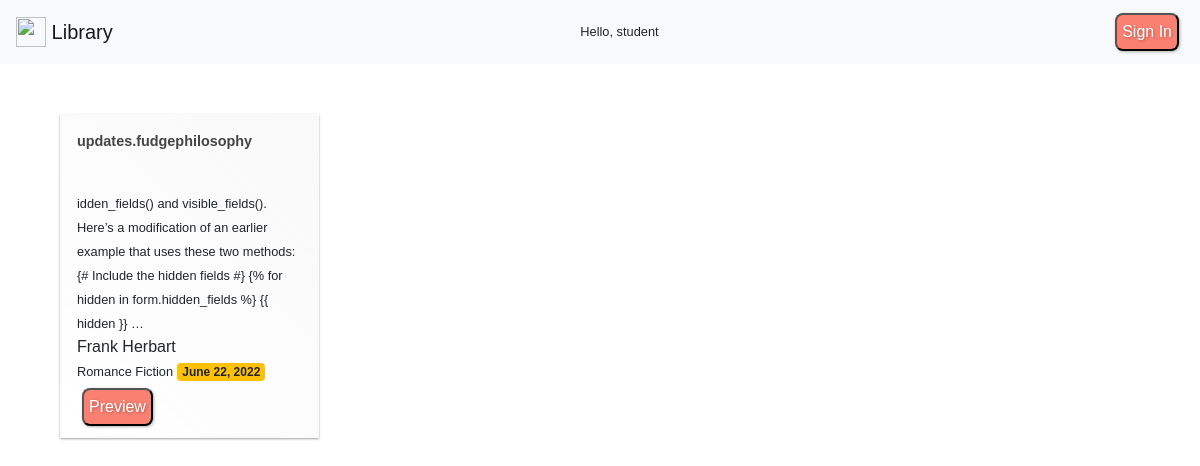
The page / on the database its author committed.
### library/models.py (models this page shows)
class Books(models.Model):
    name = CharField(max_length=50, blank=True, null=True)
    genre = CharField(max_length=100, blank=True, null=True)
    author = CharField(max_length=50, blank=True, null=True)
    bestseller = BooleanField(default=False, blank=True, null=True)
    description = TextField(blank=True, null=True)
    published_on = DateField(default=date.today, blank=True, null=True)

### library/views.py (the view, shortened to what this page needs)
# urls.py: path('' , homepage.as_view(), name="homepage"),
class homepage(APIView):
    permission_classes = [AllowAny]
    def get(self, request):
        bookId = request.query_params.get('id')
        data = Books.objects.all().values()
        admin = False
        if request.user.is_authenticated:
            admin=True
        return render(request, 'homepage.html', {"data":data, "admin":admin})

### library/templates/homepage.html (shortened to what this page needs)
<!DOCTYPE html>
<html lang="en">
{%load static%}
<head>
    <link rel="stylesheet" href="https://cdn.jsdelivr.net/npm/bootstrap@4.0.0/dist/css/bootstrap.min.css"
>
    <link rel="stylesheet" href="https://cdnjs.cloudflare.com/ajax/libs/font-awesome/4.7.0/css/font-awesome.min.css">
    <link href="{% static 'css/styles.css' %}" rel="stylesheet" />
</head>
<body>
    <nav class="navbar navbar-light bg-light">
        <a class="navbar-brand" href="#">
            <img src="https://thumbs.dreamstime.com/z/library-icon-beautiful-meticulously-designed-120821919.jpg"
                width="30" height="30" class="d-inline-block align-top" alt="">
            Library
        </a>
        {% if not admin %}
        <small>Hello, student</small>
        <a href="signin/"><button class="button">Sign In</button></a>
        {% endif %}
    </nav>
    <div id="wrap">
        <div id="columns" class="columns_4">
            {% for x in data %}
            <figure>
                <figcaption>{{x.name}}</figcaption>
                <small>{{x.description|truncatewords:30}}</small><br>
                <span class="price">{{x.author}}</span><br>
                <small>{{x.genre}}</small>
                <span class="badge badge-warning">{{x.published_on}}</span>
                <form action="preview/">
                    <button class="button" type="submit" >Preview</button>
                </form>
            </figure>
            {%endfor%}
        </div>
    </div>
</body>
</html>

### library/static/css/styles.css (style rules this page uses)
* { box-sizing:border-box; -moz-box-sizing:border-box; }
body { background: url(https://www.pexels.com/search/website%20background/); font-family: Calluna, Arial, sans-serif; min-height: 1000px; }
#wrap { width: 90%; max-width: 1100px; margin: 50px auto; }
.columns_4 figure { width:24%; margin-right:1%; }
div#columns figure { display: inline-block; background: #FEFEFE; border: 2px solid #FAFAFA; box-shadow: 0 1px 2px rgba(34, 25, 25, 0.4); margin: 0 0px 15px; -webkit-column-break-inside: avoid; -moz-column-break-inside: avoid; padding: 15px; padding-bottom: 5px; background: -webkit-linear-gradient(45deg, #FFF, #F9F9F9); opacity: 1; -webkit-transition: all .3s ease; -moz-transition: all .3s ease; -o-transition: all .3s ease; transition: all .3s ease; }
div#columns figure figcaption { font-size: .9rem; color: #444; line-height: 1.5; height:60px; font-weight:600; text-overflow:ellipsis; }
button.button { padding:5px; background:salmon; margin:5px; display:block; text-align:center; color:#fff; transition:all 1s linear; text-decoration:none; text-shadow:1px 1px 3px rgba(0,0,0,0.3); border-radius:8px; box-shadow:1px 1px 3px rgba(0,0,0,0.3); }

### rows shown on the page
Books: name "updates.fudgephilosophy", description "idden_fields() and visible_fields(). Here’s a modification of an earlier example that uses these two methods: {# Include the hidden fields #} {% for hidden in form.hidden_fields %} {{ hidden }} …", author "Frank Herbart", genre "Romance Fiction", published_on "June 22, 2022"
